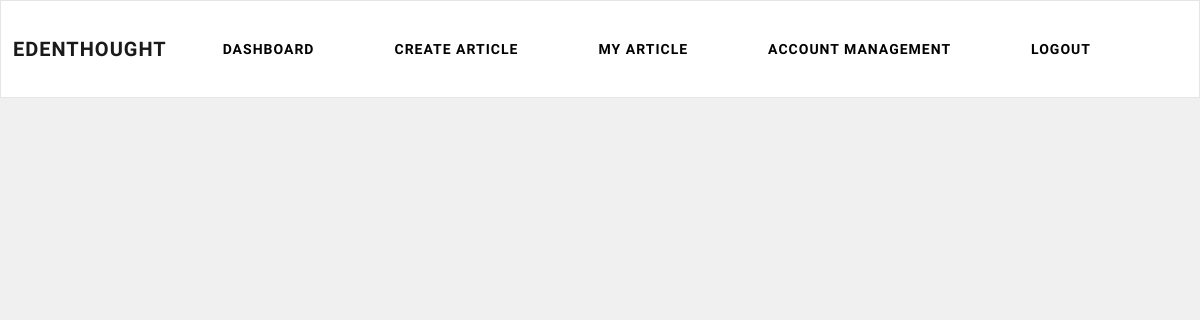
The app's page /writer/my-articles (signed in), older data.
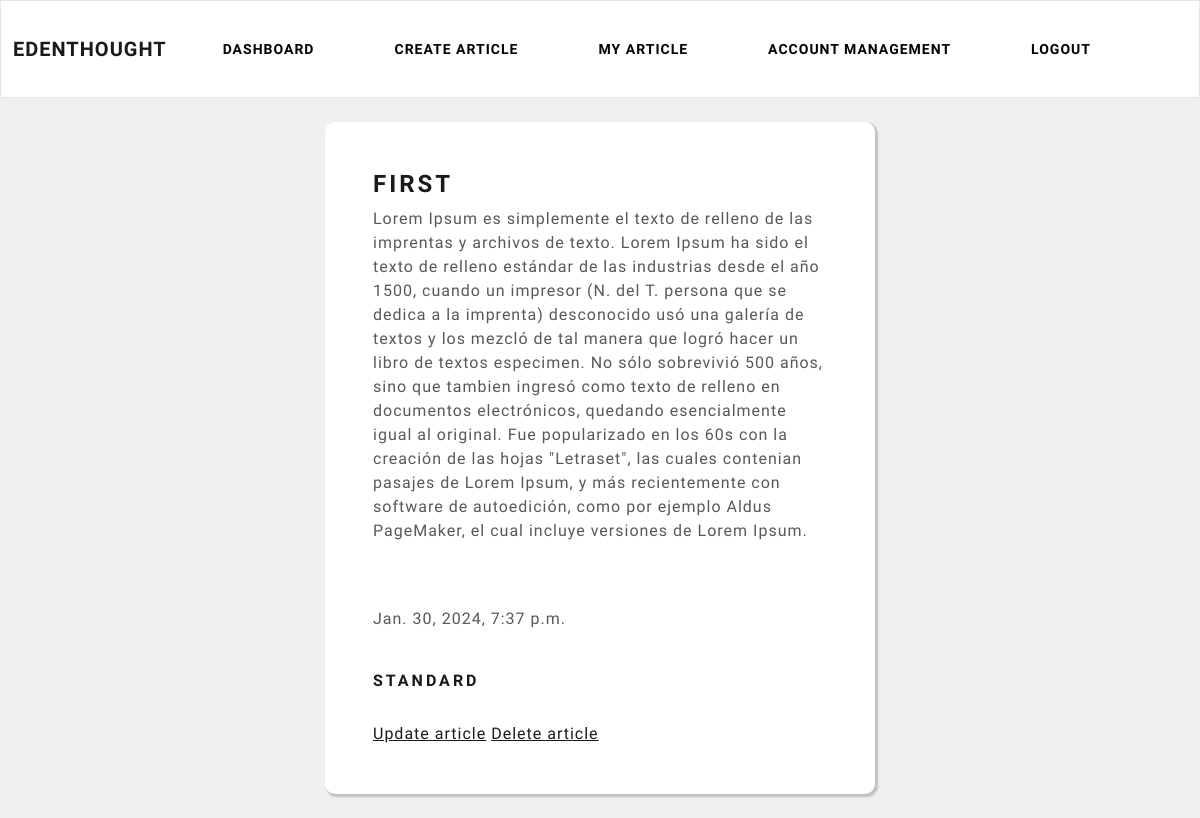
The same page, newer data.
### writer/models.py (models this page shows)
class Article(models.Model):
    title = models.CharField(max_length=200)
    content = models.TextField(max_length=10000)
    date_posted = models.DateTimeField(auto_now_add = True)
    is_premium = models.BooleanField(default=False, verbose_name="Is this a premium article?")
    user = models.ForeignKey(CustomUser, max_length=10, on_delete=models.CASCADE, null=True)

### writer/views.py (the view)
# urls.py: path('my-articles', views.my_articles, name="my-articles"),
@login_required(login_url='my_login')
def my_articles(request):
     current_user=request.user.id
     article = Article.objects.all().filter(user=current_user)
     context = {'AllArticles': article}
     return render(request, 'writer/my-articles.html', context)

### writer/templates/writer/my-articles.html
{% extends 'writer/navbar.html' %}
{% block content %}
    <br>
    {% for article in AllArticles %}
        <div class="container bg-white shadow-md p-5 form-layout">
            <h3>{{article.title}}</h3>
            <p>{{article.content}}</p>
                <br>
                <br>
            <p>{{article.date_posted}}</p>
                <br>
            {% if article.is_premium == True %}
            <h5>⭐Premium</h5>
            {% elif article.is_premium == False %}
            <h5>Standard</h5>
            {% endif %}
                <br>
            <a href="{% url 'update-article' article.id %}"> Update article</a>
            <a href="{% url 'delete-article' article.id %}"> Delete article</a>
        </div>
        <br>
    {% endfor %}
{% endblock %}

### writer/templates/writer/navbar.html (shortened to what this page needs)
{% load static %}
<html>
        <head>
          <link rel="stylesheet" type="text/css" href="https://bootswatch.com/5/lux/bootstrap.min.css">
          <link rel="stylesheet" type="text/css" href="{% static 'css/styles.css' %}">
        </head>
        <body>
            <nav class="navbar navbar-expand-lg navbar-light bg-light justify-content-center">
                <a class="navbar-brand main-heading">
                &nbsp; Edenthought
                </a>
                <div class="collapse navbar-collapse text-center" id="navbarNavDropdown">
                    <ul class="navbar-nav ml-auto">
                        <li class="nav-item">
                            <a class="btn btn-secondary navbar-btn" type="button"  href="{% url 'writer-dashboard' %}">Dashboard</a>
                        </li>
                        <li class="nav-item">
                            <a class="btn btn-secondary navbar-btn" type="button"  href="{% url 'create-article' %}">Create article</a>
                        </li>
                        <li class="nav-item">
                            <a class="btn btn-secondary navbar-btn" type="button"  href="{% url 'my-articles' %}">My article</a>
                        </li>
                        <li class="nav-item">
                            <a class="btn btn-secondary navbar-btn" type="button"  href="{% url 'account-management' %}">Account management</a>
                        </li>
                        <li class="nav-item">
                            <a class="btn btn-secondary navbar-btn" type="button"  href="{% url 'user-logout' %}">Logout</a>
                        </li>
                    </ul>
                </div>
            </nav>
        {% block content %}
        {% endblock %}
        </body>
</html>

### static/css/styles.css (style rules this page uses)
body { background-color: #f0f0f0; }
.form-layout { width: 550px; border-radius: 10px; box-shadow: 2px 2px 2px 1px rgba(0, 0, 0, 0.2); }

Row changes from the older to the newer data that the page shows:
added Article: title "FIRST", content "Lorem Ipsum es simplemente el texto de relleno de las imprentas y archivos de texto. Lorem Ipsum ha sido el texto de relleno estándar de las industrias desde el año 1500, cuando un impresor (N. del T. persona que se dedica a la imprenta) desconocido usó una galería de textos y los mezcló de tal manera que logró hacer un libro de textos especimen. No sólo sobrevivió 500 años, sino que tambien ingresó como texto de relleno en documentos electrónicos, quedando esencialmente igual al original. Fue popularizado en los 60s con la creación de las hojas \"Letraset\", las cuales contenian pasajes de Lorem Ipsum, y más recientemente con software de autoedición, como por ejemplo Aldus PageMaker, el cual…", date_posted "Jan. 30, 2024, 7:37 p.m.", is_premium "STANDARD"
